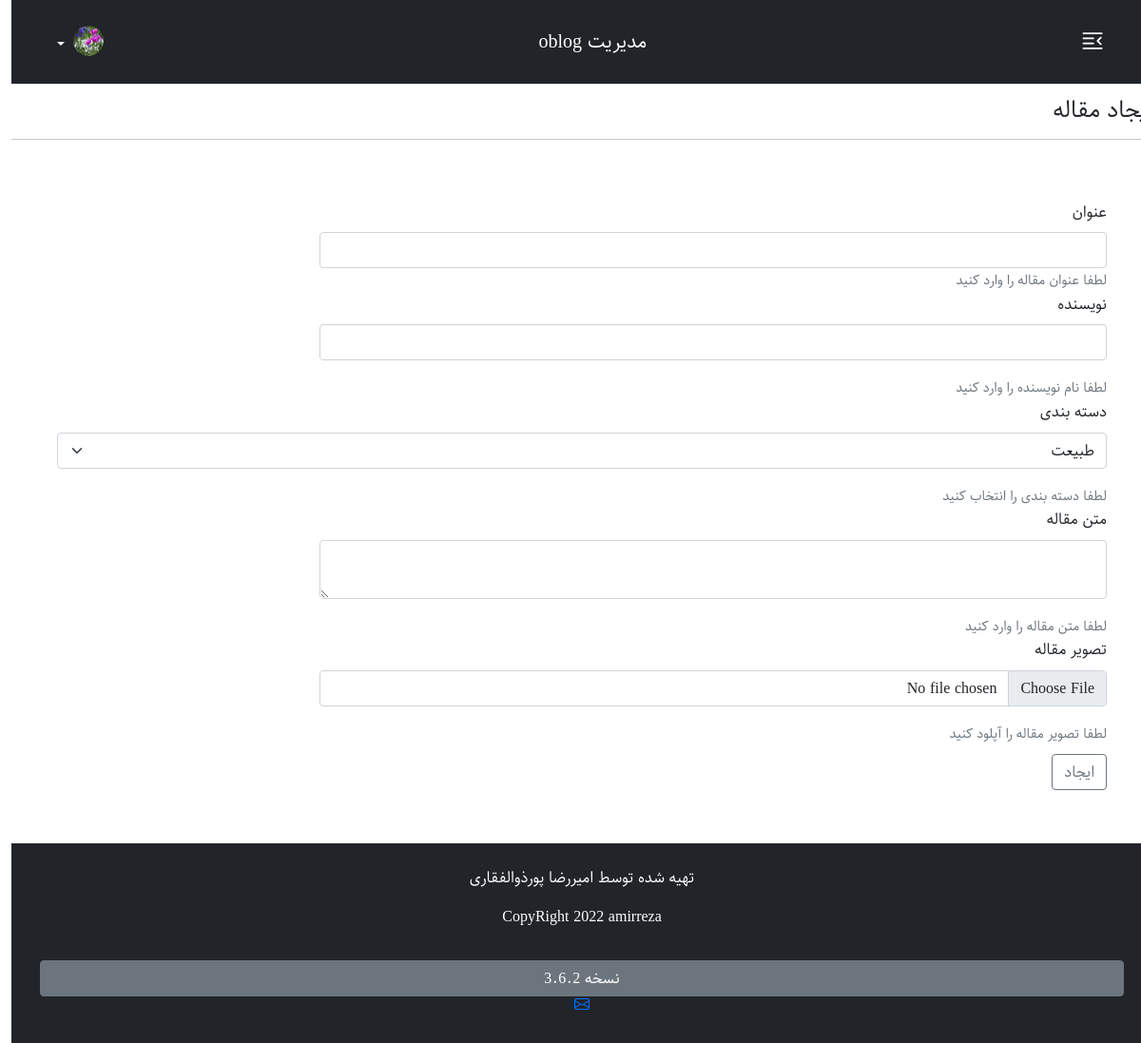
The app's page /admin/new-post.php (signed in) with its own data.
### tables this page shows
CREATE TABLE `information` (
  `id` int(11) NOT NULL,
  `body` text NOT NULL
);

### admin/new-post.php (the view, shortened to what this page needs)
<?php
include("./include/nav.php");
$categories = $base->query("SELECT * FROM `categories`");
?>
<br>
<br>
<br>
<section class="mt-4">
   <div class="row">
       <div class="col">
                      <div>
                                     <h4>ایجاد مقاله</h4>
                                     <hr>
                      </div>
               <div>
                      <form class="p-5" enctype="multipart/form-data" method = "post">
                                <div>
                                      <label class="form-label" for="title">عنوان</label>
                                      <input type="text" name="title" id="title" class="form-control">
                                    <small class="text-muted">لطفا عنوان مقاله را وارد کنید</small>
                               </div>
                                     <div>
                                     <label class="form-label" for="author">نویسنده</label>
                                      <input type="text" name="auther" id="author" class="form-control mb-3">
                                    <small class="text-muted">لطفا نام نویسنده را وارد کنید</small>
                                     </div>
                               <div>
                               <label class="form-label" for="category">دسته بندی</label>
                               <select class="form-select mb-3" name="category" id="category">
                                 <?php
                                 if($categories->rowcount() > 0){
                                   foreach($categories as $category){
                                     ?>
                                      <option value="<?php echo $category['id']; ?>"><?php echo $category['title']; ?></option>
                                     <?php
                                   }
                                 }
                                 ?>
                               </select>
                               <small class="text-muted">لطفا دسته بندی را انتخاب کنید</small>
                               </div>
                       <div>
                       <label class="form-label" for="body">متن مقاله</label>
                                      <textarea  name="body"  id="body" class=" form-control mb-3"></textarea>
                                    <small class="text-muted">لطفا متن مقاله را وارد کنید</small>
                        </div>
              <div>
              <label class="form-label" for="image">تصویر مقاله</label>
                                      <input type="file" name="image" id="image" class="form-control mb-3">
                                    <small class="text-muted">لطفا تصویر مقاله را آپلود کنید</small>
             </div>
             <div>
                            <button name="add-post" class=" mt-2 mb-2 btn btn-outline-secondary" type="submit">ایجاد</button>
             </div>
                      </form>
                      </div>
       </div>
  </div>
</section>
<?php
include("../include/footer.php");
?>

### admin/include/nav.php (shortened to what this page needs)
<?php
include("./include/db.php");
$sadmin = $base->query("SELECT * FROM `information` WHERE id = 5 ");
?>
<!DOCTYPE html>
<html lang="fa">
<head>
               <link rel="stylesheet" href="https://cdn.jsdelivr.net/npm/bootstrap@5.0.2/dist/css/bootstrap.rtl.min.css">
               <link rel="stylesheet" href="https://cdn.jsdelivr.net/npm/bootstrap-icons@1.5.0/font/bootstrap-icons.css">
               <link rel="stylesheet" href="./css/admin.css">
</head>
<body >
<nav class="navbar fixed-top navbar-dark bg-dark p-3 mb-5 border-bottom">
  <div class="container ms-2">
  <button class="btn  fs-3 text-white" type="button" data-bs-toggle="offcanvas" data-bs-target="#offcanvasRight" aria-controls="offcanvasRight">
<i class="bi bi-text-indent-right"></i>
</button>
<?php
  if($sadmin->rowcount() > 0){
  foreach($sadmin as $ssadmin){
   ?>
    <a href="index.php" class="navbar-brand"><?php echo $ssadmin['body']; ?></a>
   <?php
  }
}
?>
      <div class="dropdown text-end">
        <a href="index.php" class="d-block link-dark text-light text-decoration-none dropdown-toggle" id="dropdownUser1" data-bs-toggle="dropdown" aria-expanded="false">
          <img src="./img/hey.jpg" alt="mdo" width="32" height="32" class="rounded-circle">
        </a>
      </div>
    </div>
</nav>

### include/footer.php (shortened to what this page needs)
<?php
$footer_querya = "SELECT * FROM `information` WHERE id = 2 ";
$footera = $base->query($footer_querya);
if($footera->rowcount() > 0){
  foreach($footera as $foota){
?>
<?php
$footer_queryb = "SELECT * FROM `information` WHERE id = 3 ";
$footerb = $base->query($footer_queryb);
if($footerb->rowcount() > 0){
  foreach($footerb as $footb){
?>
<footer class="text-center text-white bg-dark py-4">
  <div class="container">
    <div class="row flex-column">
<div><?php echo $foota['body']; ?></div>
<button class="  mt-3 btn btn-secondary">نسخه <?php echo $footb['body'] ?></button>
<div>
  <a target="_blank" href="mailto:ar.pourzolfaghari@gmail.com"></a>
</div>
    </div>
  </div>
</footer>
<?php
  }
}
  }
}
?>
</body>
</html>

### admin/css/admin.css (style rules this page uses)
body { direction: rtl !important; text-align: right !important; font-family: "sahel" !important; line-height: 1.6; }
input , textarea { width:75% !important; }
#body { text-align: right !important; direction: rtl !important; }

### records on screen
information: body "مدیریت oblog"
information: body "تهیه شده توسط امیررضا پورذوالفقاری CopyRight 2022 amirreza"
information: body "3.6.2"

### other values on screen
form field category "طبیعت"
